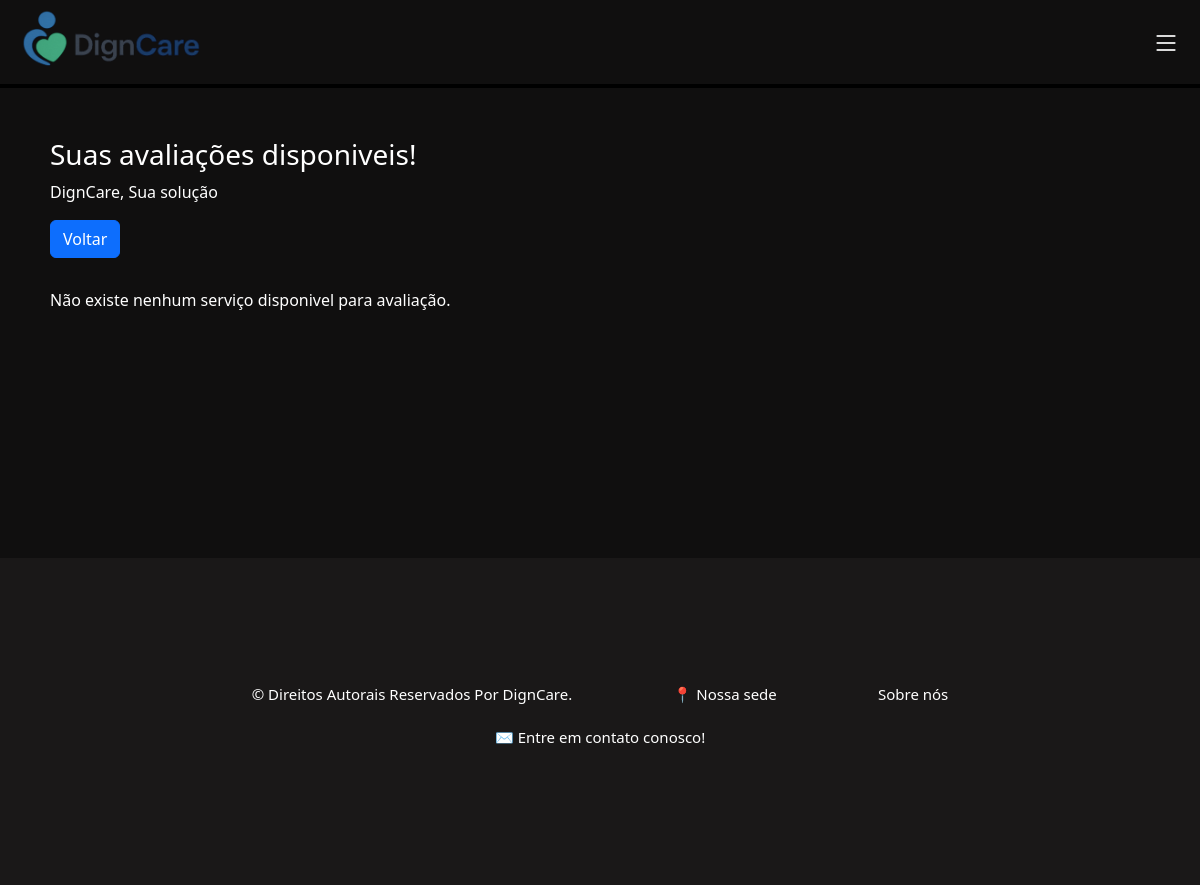
Before: /html/avaliacoes_disponiveis.php (signed in) with the older database file.
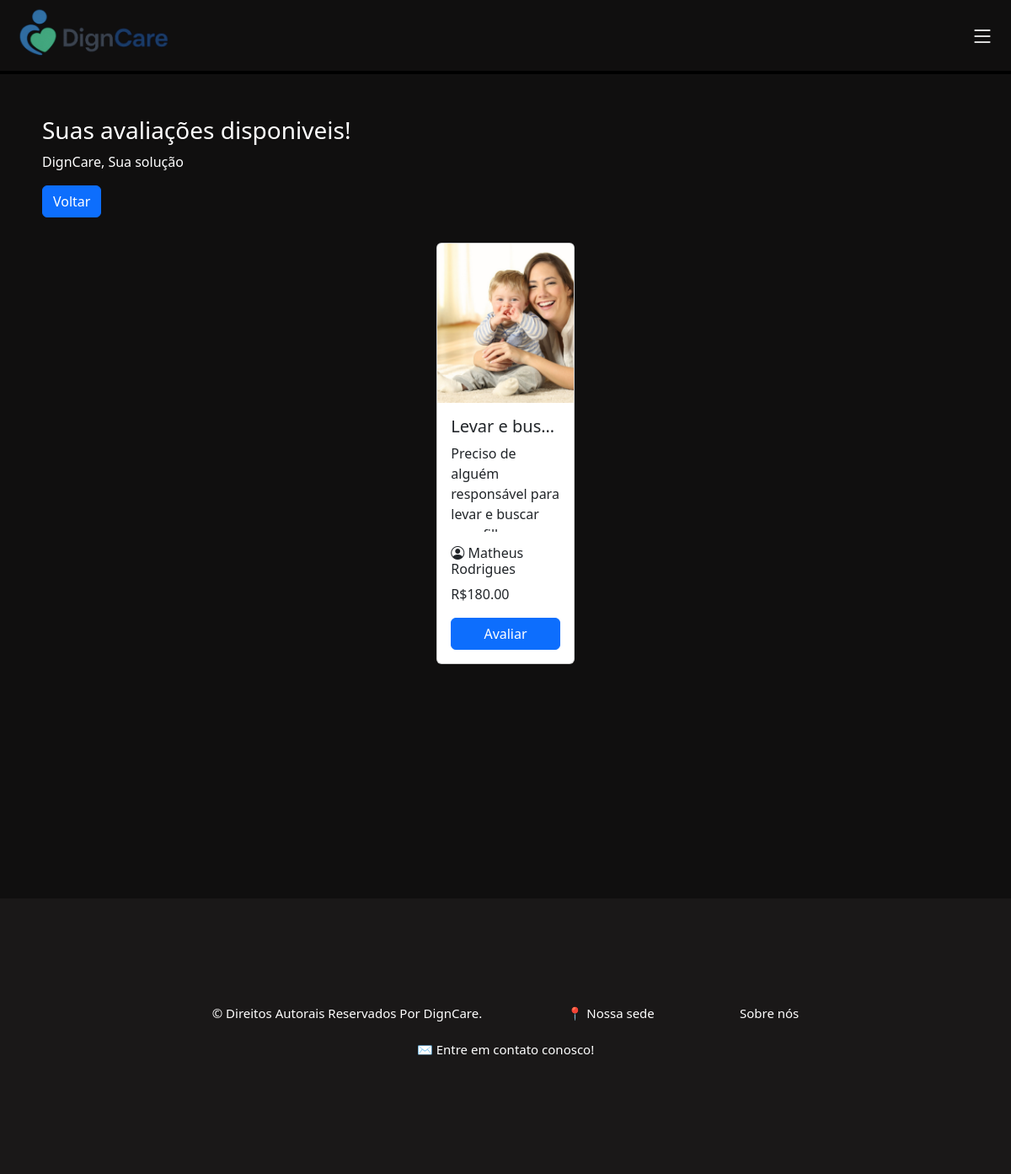
After: the same page with the newer database file.
### tables this page shows
CREATE TABLE `servico` (
  `servico_id` int NOT NULL AUTO_INCREMENT,
  `user_id_contratante` int NOT NULL,
  `user_id_contratado` int DEFAULT NULL,
  `local_id` int DEFAULT NULL,
  `tipoServico_id` int NOT NULL,
  `servico_data_criado` date DEFAULT NULL,
  `servico_data_realizado` date DEFAULT NULL,
  `servico_titulo` varchar(45) NOT NULL,
  `servico_descricao` varchar(250) DEFAULT NULL,
  `servico_valor` decimal(10,2) NOT NULL,
  `servico_status` varchar(45) DEFAULT NULL,
  PRIMARY KEY (`servico_id`),
  KEY `user_id_contratante_idx` (`user_id_contratante`),
  KEY `user_id_contratado_idx` (`user_id_contratado`),
  KEY `local_id_idx` (`local_id`),
  KEY `tipoServico_id_idx` (`tipoServico_id`)
);

CREATE TABLE `usuario` (
  `usr_id` int NOT NULL AUTO_INCREMENT,
  `usr_nome` varchar(50) NOT NULL,
  `usr_cpf` varchar(45) NOT NULL,
  `usr_idade` int DEFAULT NULL,
  `usr_tipo` varchar(45) DEFAULT NULL,
  `usr_email` varchar(45) NOT NULL,
  `usr_senha` varchar(100) NOT NULL,
  `tipoServico_id` int DEFAULT NULL,
  `usr_descricao` varchar(250) DEFAULT NULL,
  `local_id` int DEFAULT NULL,
  PRIMARY KEY (`usr_id`),
  UNIQUE KEY `usr_cpf_UNIQUE` (`usr_cpf`),
  UNIQUE KEY `usr_email_UNIQUE` (`usr_email`),
  UNIQUE KEY `local_id_UNIQUE` (`local_id`),
  KEY `tipoServico_id_idx` (`tipoServico_id`),
  KEY `local_id_idx` (`local_id`),
  CONSTRAINT `local_id` FOREIGN KEY (`local_id`) REFERENCES `localizacao` (`local_id`),
  CONSTRAINT `tipoServico_id` FOREIGN KEY (`tipoServico_id`) REFERENCES `tiposervico` (`tipoServico_id`)
);

### html/avaliacoes_disponiveis.php (the view, shortened to what this page needs)
<!DOCTYPE html>
<html lang="pt-br">
<head>
    <link rel="stylesheet" href="/CSS/serviços_abertos.css">
    <link href="https://cdn.jsdelivr.net/npm/bootstrap@5.3.6/dist/css/bootstrap.min.css" rel="stylesheet"
>
    <link rel="stylesheet" href="https://cdn.jsdelivr.net/npm/bootstrap-icons@1.10.5/font/bootstrap-icons.css">
</head>
<body class="fundo">
  <header>
    <nav class="navbar borda">
      <div class="nav justify-content-start">
        <a href="/html/home.php"><img class="mexe" src="/img/logo_horizontal.png" alt="logo" width="225"></a>
      </div>
      <div class="menu-icon" type="sidbar" data-bs-toggle="offcanvas" data-bs-target="#offcanvasRight" aria-controls="offcanvasRight"><i class="bi bi-list fs-3 iconscss"></i></div>
    </nav>
  </header>
    <section style="margin: 50px;">
    <div class="textcolor" style="margin-bottom: 30px;">
        <h3>Suas avaliações disponiveis!</h3>
        <p>DignCare, Sua solução</p>
        <a href="/html/home_prestador.php" class="btn btn-primary">Voltar</a>
    </div>
    <?php
    require_once '../php/conecta_bd.php';
    $usr_id = $_SESSION['usr_id'];
    try {
            if($_SESSION['usr_tipo'] == "Contratante") {
                $sql = "SELECT s.*, u.usr_nome FROM servico s JOIN usuario u ON s.user_id_contratante = u.usr_id WHERE s.user_id_contratante = :id AND s.servico_status = 'Em atendimento'";
            }else{
                $sql = "SELECT s.*, u.usr_nome FROM servico s JOIN usuario u ON s.user_id_contratante = u.usr_id WHERE s.user_id_contratado =  :id AND s.servico_status = 'Em atendimento'";
            }
            $stmt = $pdo->prepare($sql);
            $stmt->execute(['id'=> $usr_id]);
            $servicos = $stmt->fetchAll(PDO::FETCH_ASSOC);
            if (count($servicos) > 0) {
                $imagens = [
                    1 => '../img/jardinagem.png',
                    2 => '../img/babá.png',
                    3 => '../img/Limpeza.png',
                    4 => '../img/cozinheiro.png',
                    5 => '../img/cuidadora.png',
                    6 => '../img/manutencao.png',
                    7 => '../img/pets.png',
                    8 => '../img/tutora.png'
                ];
                echo '<div class="row g-4 mb-5 justify-content-center">';
                foreach ($servicos as $servico) {
                    $imagemServico = $imagens[$servico['tipoServico_id']] ?? 'default.jpg';
                    echo '
                        <div class="col-md-2">
                            <div class="card h-100" style="height: 100%; max-height: 500px; min-height: 500px; display: flex; flex-direction: column;">
                                <img id="imagemCategoria" src="' . $imagemServico . '" alt="Imagem da Categoria" class="card-img-top" style="height: 200px; object-fit: cover;">
                                <div class="card-body d-flex flex-column" style="overflow: hidden;">
                                    <h5 class="card-title text-truncate" title="' . htmlspecialchars($servico["servico_titulo"]) . '">
                                        ' . htmlspecialchars($servico["servico_titulo"]) . '
                                    </h5>
                                    <p class="card-text" style="flex: 1; overflow: hidden; text-overflow: ellipsis;">
                                        ' . htmlspecialchars($servico["servico_descricao"]) . '
                                    </p>
                                    <h6><i class="bi bi-person-circle"></i> ' . htmlspecialchars($servico["usr_nome"]) . '</h6>
                                    <p>R$' . htmlspecialchars($servico["servico_valor"]) . '</p>
                                    <a href="/html/avaliacoes.php" class="btn btn-primary mt-auto">Avaliar</a>
                                </div>
                            </div>
                        </div>
                    ';
                }
                echo '</div>';
            } else {
                echo '<p class="textcolor">Não existe nenhum serviço disponivel para avaliação.</p>';
            }
    } catch (PDOException $e) {
        echo "Erro ao buscar serviços: " . $e->getMessage();
    }
    ?>
</section>
    <footer class="texto">
        <p class="mexe">&copy; Direitos Autorais Reservados Por DignCare.</p>
        <p ><a class="mexe" href="https://maps.app.goo.gl/9GVxGAeCZJMZK6yYA" target="_blank">📍 Nossa sede</a></p>
        <p ><a class="mexe" href="/html/sobre.php">Sobre nós</a></p>
        <p ><a class="mexe" href="mailto:digncare@gmail.com">✉ Entre em contato conosco!</a></p>
    </footer>
</body>
</html>

### CSS/serviços_abertos.css (style rules this page uses)
body { opacity: 0; transition: opacity 0.5s ease-in; }
body.loaded { opacity: 1; }
.fundo { background-color: rgba(16, 15, 15, 1) !important; }
.borda { border-bottom: 4px solid black; }
.textcolor { color: white !important; }
.mexe { transition: transform 0.3s ease; }
.iconscss { color:white; }
footer { margin-top: 15%; padding: 10%; background-color: rgb(26, 24, 24) ; text-align: center; }
footer > a, a:link, a:visited, a:active { text-decoration: none; color: white; }
.iconscss { font-size: 30px; color:white; margin-right: 20px; }
.texto { color: white !important; font-size: 20px !important; }

### CSS/corpo_padrao.css (style rules this page uses)
html, body { height: 100%; margin: 0; padding: 0; display: flex; flex-direction: column; }
body { opacity: 0; transition: opacity 0.5s ease-in; }
body.loaded { opacity: 1; }
.fundo { background-color: rgba(16, 15, 15, 1) !important; }
.borda { border-bottom: 4px solid black; }

### CSS/footer.css (style rules this page uses)
footer { margin-top: 10%; padding: 1%; background-color: rgb(26, 24, 24) ; text-align: center; }
footer>p { padding-inline: 5%; display: inline-flex; font-size: 15px !important; }
footer > a, a:link, a:visited, a:active { text-decoration: none; color: white; }
.texto { color: white !important; font-size: 20px !important; }

Changed rows visible on the page:
now on this page (row edited): servico: servico_titulo "Levar e bus…", servico_descricao "Preciso de alguém responsável para levar e buscar…", usuario.usr_nome "Matheus Rodrigues", servico_valor "180.00"
Other visible differences:
text no longer shown: "Não existe nenhum serviço disponivel para avaliação."
